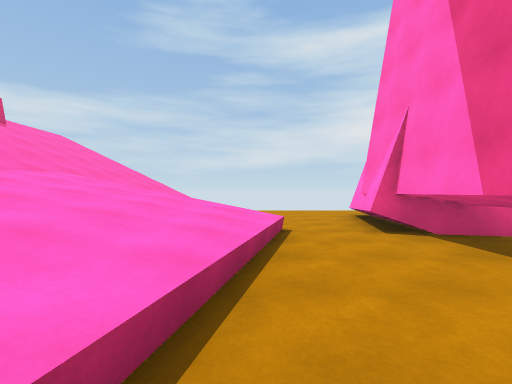
view 1 (above)

12 first-person views from a walk through a 3-D level made in the Unity game engine. The camera is 1.4 m above the floor, looks level and sees 85° across. The floor is counted in squares, 2 m on a side. Each view is taken from the middle of a square. On the plan, view 1 faces up. The plan holds only what a view shows up to about 9 squares ahead; the rest is blank. The place goes on beyond the plan.

view 2
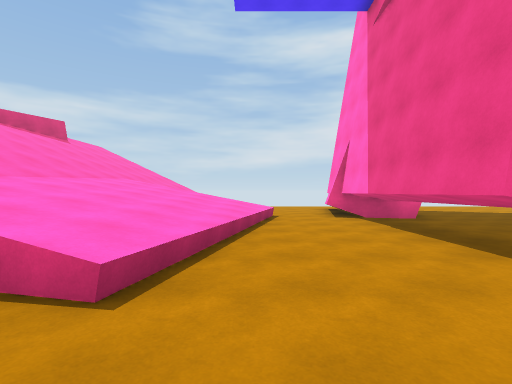

view 3
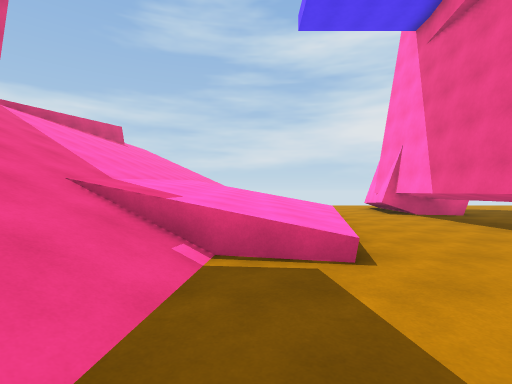

view 4
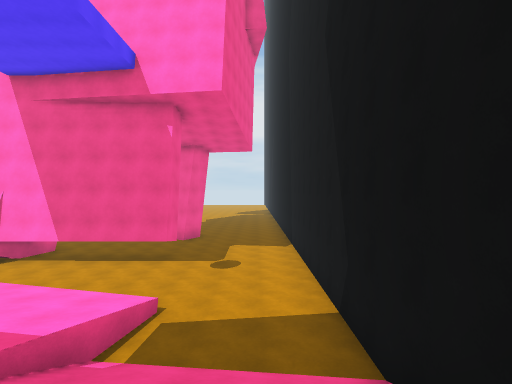

view 5
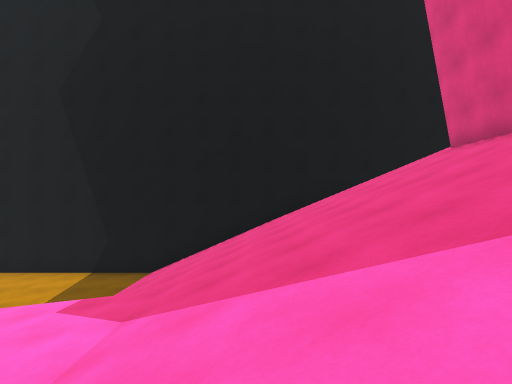

view 6
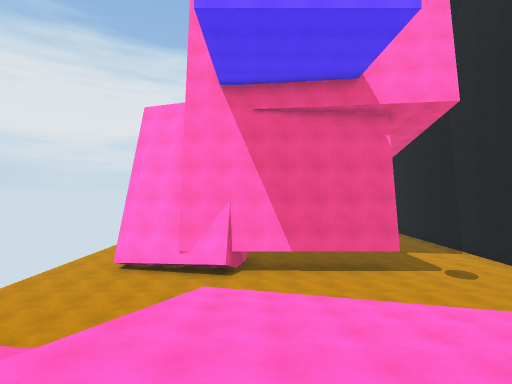

view 7
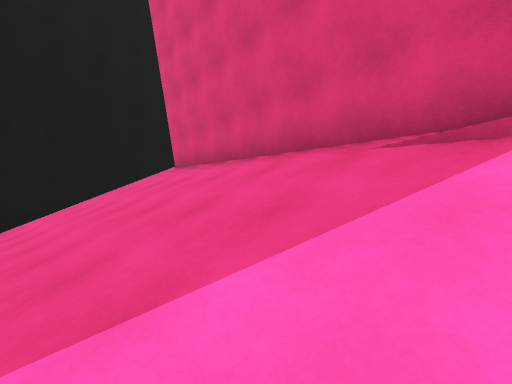

view 8
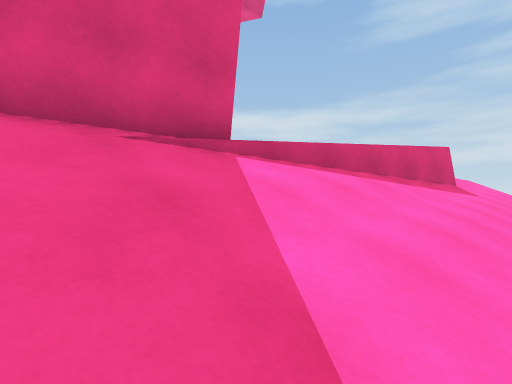

view 9
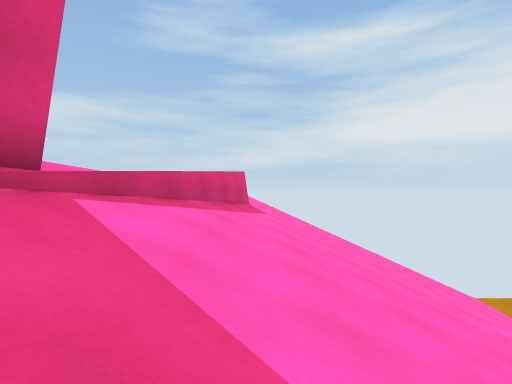

view 10
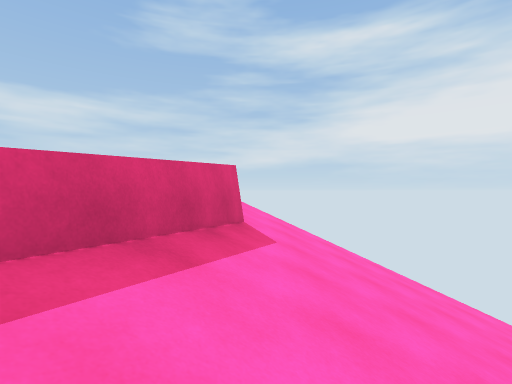

view 11
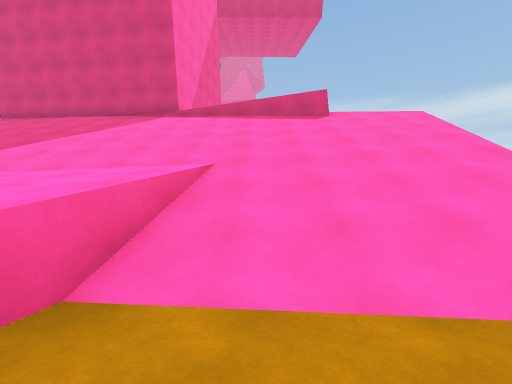

view 12
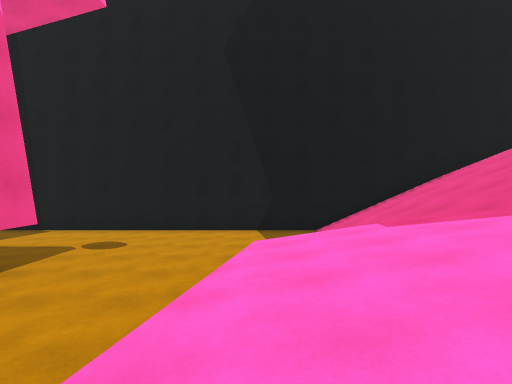

### Floor plan
Key: @ floor where view 1 was taken; # wall or solid block; . floor; / step, stairs or slope; = window, fence, low wall or low ledge; v drop or lower ground; T thing the floor can be seen under or through.
Columns run from 11 left of view 1 to 7 right of it. Each row starts with its distance up from view 1.
 11   v////
 10   v///////.....
  9    #//////.....
  8   ##//////....#
  7   #///////....#
  6   =/////=/....#  ..
  5  =//////////..##...
  4  #//////////..T....
  3  #//////////..T...
  2  #//////////..T..
  1 ##/////////...T.
  0 #//////////@..T
 -1 #////////=/.....
 -2 #////////........
 -3 #////////........
 -4 vvv//////.........
 -5   ################

Where each view was taken, in squares from view 1:
view 1: 0 up, 0 right, facing up
view 2: 3 down, 0 right, facing up
view 3: 4 down, 2 left, facing up
view 4: 3 down, 6 left, facing right
view 5: 4 up, 6 left, facing down
view 6: 4 up, 6 left, facing right
view 7: 4 up, 7 left, facing down-left
view 8: 2 up, 7 left, facing up-left
view 9: 2 up, 8 left, facing up
view 10: 5 up, 8 left, facing up
view 11: 7 up, 0 right, facing left
view 12: 4 up, 1 left, facing down
